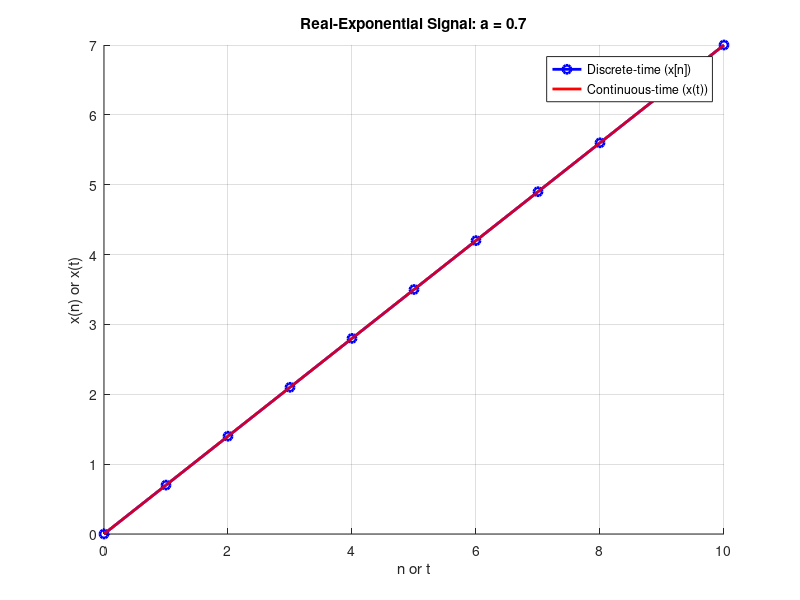
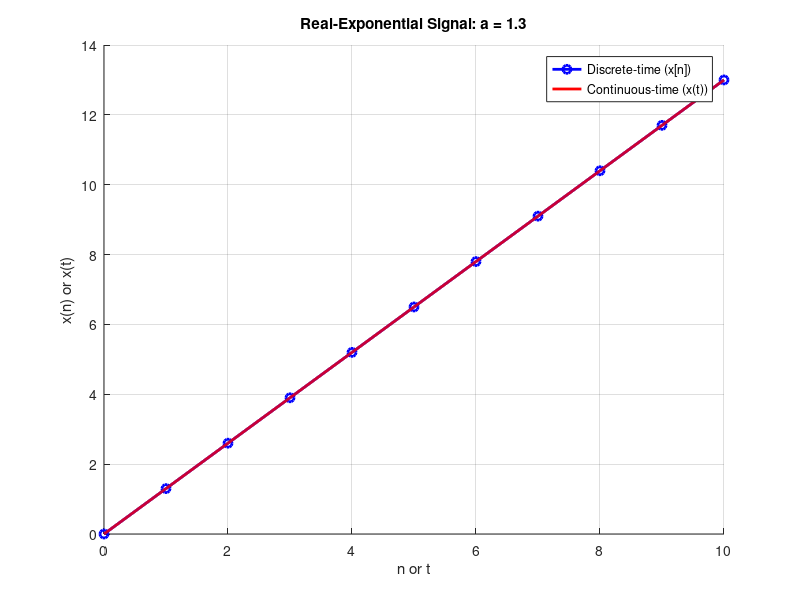

These charts were generated, in order, by the following MATLAB code:
% Define parameters
a_values = [0.7, 1.3]; % Values of 'a'
n = 0:10; % Range of 'n'

% Generate signals for each 'a'
for i = 1:length(a_values)
    a = a_values(i);
    
    % Discrete-time signal
    x_discrete = a * n;
    
    % Continuous-time signal (assuming a sampling period of 1)
    t_continuous = 0:0.01:10; % Time vector for continuous signal
    x_continuous = a * t_continuous;
    
    % Plot signals
    figure;
    hold on;
    plot(n, x_discrete, 'bo-', 'LineWidth', 2); % Discrete-time signal
    plot(t_continuous, x_continuous, 'r-', 'LineWidth', 2); % Continuous-time signal
    hold off;
    
    % Labeling and title
    xlabel('n or t');
    ylabel('x(n) or x(t)');
    title(['Real-Exponential Signal: a = ', num2str(a)]);
    legend('Discrete-time (x[n])', 'Continuous-time (x(t))');
    grid on;
end
